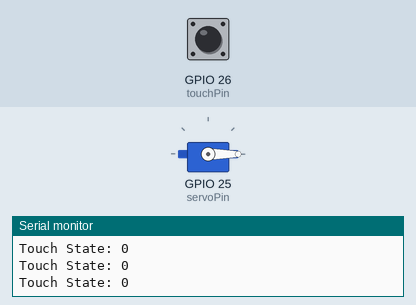
Bench run of a program on a simulated ESP32. Shown: servo, the last lines printed to the serial monitor. The test bench sets the inputs (shaded band); at power-on: GPIO 26 (touchPin) LOW.

Above: at 1.2 s.
1.3 s: GPIO 26 (touchPin) pulled HIGH for 0.15 s
At 1.4 s:
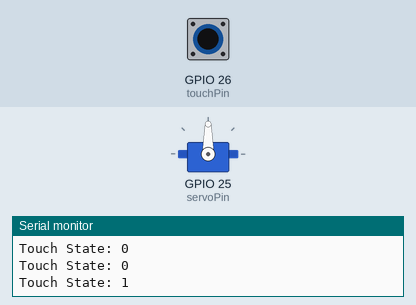
3.0 s: GPIO 26 (touchPin) pulled HIGH for 3.2 s
At 6.7 s:
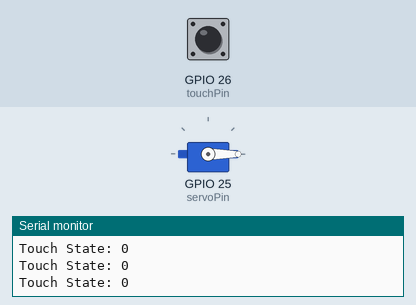
Timing chart, 0 to 8.2 s (numbered marks = the images above; inputs shaded):
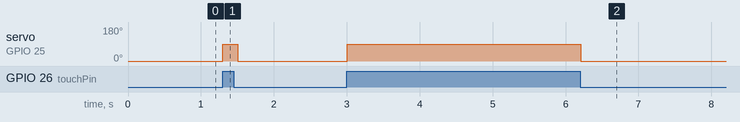

Measured:
- after the input at 1.3 s, servo on GPIO 25 (servoPin): 0° → 90° at once, → 0° 0.20 s later
- after the input at 3.0 s, servo on GPIO 25 (servoPin): 0° → 90° at once, → 0° 3.2 s later

The program:

main.cpp
```cpp
#include <Arduino.h>
#include <ESP32Servo.h>

// Pin assignments
const int touchPin = 26;   // A0 - touch sensor IO
const int servoPin = 25;   // A1 - servo signal

Servo myServo;

void setup() {
  Serial.begin(115200);

  // Touch sensor is a digital input
  pinMode(touchPin, INPUT);

  // Configure servo
  myServo.setPeriodHertz(50);
  myServo.attach(servoPin, 500, 2500);

  // Start servo at 0 degrees
  myServo.write(0);

  Serial.println("Touch sensor and servo ready.");
}

void loop() {
  // Read touch sensor
  int touchState = digitalRead(touchPin);

  Serial.print("Touch State: ");
  Serial.println(touchState);

  // Touch detected
  if (touchState == HIGH) {
    myServo.write(90);
  }

  // No touch
  else {
    myServo.write(0);
  }

  delay(100);
}
```
